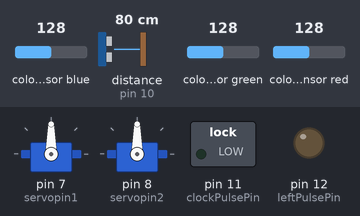
Bench run of a sketch on a simulated Arduino Uno, built with avr-gcc and run on an emulated ATmega328P. Parts: 2 × servo, switched loads named in the sketch (green lamp = pin HIGH), output pins drawn as LEDs (lit = HIGH). Wiring (inferred from the names in the program): TCS3200 colour sensor: output pin 6; S2 pin 4; S3 pin 5; S0 pin 2; S1 pin 3. The test bench sets the inputs (shaded band); at power-on: distance to the obstacle (sensor on pin 10) 80 cm, colour sensor blue 128, colour sensor green 128, colour sensor red 128. The echo pulse lasts 58.3 µs per cm; pins used as bus, display or sensor lines are not drawn; what the sketch prints to the serial monitor is not drawn.

Above: at 1.2 s.
1.3 s: distance to the obstacle (sensor on pin 10) set to 2 cm
6.6 s: colour sensor blue set to 5
20.1 s: colour sensor green set to 5
Timing chart, 0 to 29.6 s (numbered marks = the images above; inputs shaded):
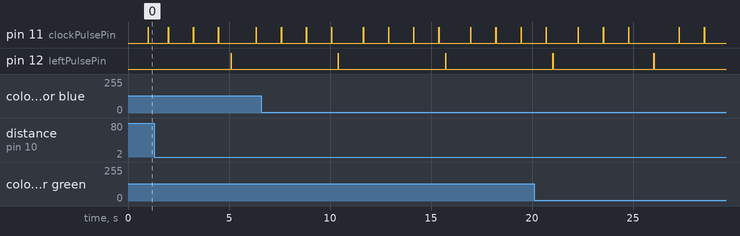

Measured:
- after the input at 1.3 s, pin 12 (leftPulsePin): LOW → HIGH after 3.8 s, → LOW 0.01 s later
- by itself, pin 11 (clockPulsePin): repeats every 5.3 s: 2 × (LOW 1.2 s, HIGH 0.01 s), LOW 1.6 s, HIGH 0.01 s, LOW 1.2 s, HIGH 0.01 s

The sketch:

practica3.ino
```cpp
#include <Servo.h>

const int s0 = 2;
const int s1 = 3;
const int s2 = 4;
const int s3 = 5;
const int out = 6;

const int servopin1 = 7;
const int servopin2 = 8;

const int trigPin = 9;
const int echoPin = 10;

const int clockPulsePin = 11;
const int leftPulsePin = 12;

Servo servo1;
Servo servo2;
int angle1 = 90;
int angle2 = 105;

// Pseudo multitasking in arduino
// 0.1 sec frequency
unsigned long intervalUS=5000;    // the time we need to wait
unsigned long previousMillisUS=0; // millis() returns an unsigned long.

// 0.01 frequency
unsigned long intervalColor = 10;
unsigned long previousMillisColor = 0;
unsigned long previousMillisCooldownColor = 0;
unsigned long colorCooldown = 2000;

// 1 sec. frequency
unsigned long intervalCP=1000;    // the time we need to wait
unsigned long previousMillisCP=0; // millis() returns an unsigned long.

const int RED = 0;
const int GREEN = 1;
const int BLUE = 3;

int lastColor = -1;


long duration, distance;

void setup() {
  pinMode(trigPin, OUTPUT);
  pinMode(clockPulsePin, OUTPUT);
  pinMode(echoPin, INPUT);
  pinMode(leftPulsePin, OUTPUT);
  Serial.begin(9600);

  servo1.attach(servopin1);
  servo2.attach(servopin2);

  pinMode(s0, OUTPUT);
  pinMode(s1, OUTPUT);
  pinMode(s2, OUTPUT);
  pinMode(s3, OUTPUT);
  pinMode(out, INPUT);

  digitalWrite(s0, HIGH);
  digitalWrite(s1, HIGH);
}

void loop() {
  // Clock pulse
  if ((unsigned long)(millis() - previousMillisCP) >= intervalCP){
    sendClockPulse(clockPulsePin);
    Serial.println("SEND CLOCK PULSE");
  }

  if (((unsigned long)(millis() - previousMillisColor) >= intervalColor) && ((unsigned long)(millis() - previousMillisCooldownColor)) >= colorCooldown){
    int color = processColor();

    // move discardter servo
    if ((color == RED || color == GREEN) && angle1 > 0){
      for(angle1 = 90; angle1 > 0; angle1--) {
        servo1.write(angle1);
        delay(5);
      }
      angle1 = 0;
      previousMillisCooldownColor = millis();
    } else if (angle1 == 0){
      for(angle1 = 0; angle1 < 90; angle1++){
        servo1.write(angle1);
        delay(5);
      }
      angle1 = 90;

    }

    if (color == RED && color != lastColor && angle2 > 0){
      lastColor = RED;
      for (angle2 = 105; angle2 > 70; angle2--) {
        servo2.write(angle2);
        delay(5);
      }
      Serial.println("YO SOY ROJO A 0");
      Serial.println(angle2);
      angle2 = 70;
    } else if (color == GREEN && color != lastColor && angle2 < 90){
      lastColor = GREEN;
      Serial.println("HOLA SOY VERDE");
      for (angle2 = 70; angle2 < 105; angle2++){
        servo2.write(angle2);
        delay(5);
      }
      Serial.println("YO SOY VERDE A 90");
      Serial.println(angle2);
      angle2 = 105;
    }
  }

  // ULTRASONIC SENSOR
  if (((unsigned long)(millis() - previousMillisUS) >= intervalUS)) {
    processUltraSonic();
  }
}

int processColor(){
  previousMillisColor = millis();


  int R = getRed();
  delay(100);
  int G = getGreen();
  delay(100);
  int B = getBlue();
  delay(100);

  Serial.print("Int R "+ String(R));
  Serial.print("  --  Int G "+ String(G));
  Serial.print("  --  Int B "+ String(B));

  if ( R < G && R < B && G > 25 && R < 15 ) {
    Serial.println("  EL COLOR ES ROJO");
    return RED;
  }
  else if (R > G && B > G && G <= 20 && B < 23 && G > 15) {
    Serial.println("  EL COLOR ES VERDE");
    return GREEN;
  }
  else if (R > G  && G > B && R >= 31 && B <= 22) {
    Serial.println("  EL COLOR ES AZUL");
    return BLUE;
  }
  else
  {
    Serial.println("  EL COLOR NO HA SIDO REGISTRADO");
    return -1;
  }
}

void processUltraSonic(){
  previousMillisUS = millis();
  // clean low pulse to the sensor
  digitalWrite(trigPin, LOW);
  delayMicroseconds(2);
  // high pulse
  digitalWrite(trigPin, HIGH);
  delayMicroseconds(10);
  digitalWrite(trigPin, LOW);

  duration = pulseIn(echoPin, HIGH);
  distance = (duration*.0343)/2;

  if (distance < 10){
    previousMillisCP = millis();
    digitalWrite(leftPulsePin, HIGH);
    delay(10);
    digitalWrite(leftPulsePin, LOW);

  }

  Serial.print("Distance: ");
  Serial.print(distance);
  Serial.println(" ");
}

void sendClockPulse(int clockPulse){
  previousMillisCP = millis();
  digitalWrite(clockPulse, HIGH);
  delay(10);
  digitalWrite(clockPulse, LOW);
}


int getRed(){
  digitalWrite(s2, LOW);
  digitalWrite(s3, LOW);
  return pulseIn(out, LOW);;
}

int getBlue(){
  digitalWrite(s2, LOW);
  digitalWrite(s3, HIGH);
  return pulseIn(out, LOW);;
}

int getGreen(){
  digitalWrite(s2, HIGH);
  digitalWrite(s3, HIGH);
  return pulseIn(out, LOW);
}
```
